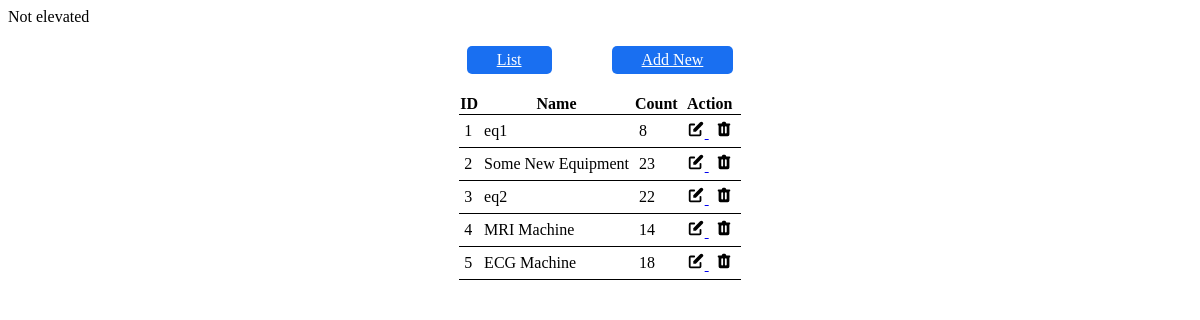
The page /views/dashboard/roles/admin/equipments/index.php on the database its author committed.
### tables this page shows
CREATE TABLE `equipments` (
  `id` int NOT NULL,
  `name` varchar(255) NOT NULL,
  `count` int NOT NULL
);

### repository/database.php (called while the page is built, shortened)
<?php
function getConnection()
{
	$db_host = getenv('DB_HOST');
	$db_name = getenv('DB_NAME');
	$db_user = getenv('DB_USER');
	$db_password = getenv('DB_PASSWORD');
	$connection = new mysqli($db_host, $db_user, $db_password, $db_name);
	return $connection;
}
function queryToAssocArray($sql)
{
	try {
		$con = getConnection();
		return $con->query($sql)->fetch_all(MYSQLI_ASSOC);
	} catch (Exception $error) {
		alertMsg($error->getMessage());
		return null;
	}
}

### repository/EquipmentRepo.php (called while the page is built, shortened)
<?php
require_once('database.php');
function getAllEquipments()
{
	return queryToAssocArray("select * from equipments");
}

### views/dashboard/roles/admin/equipments/list.php (the view, shortened to what this page needs)
<table>
	<tr>
		<th>ID</th>
		<th>Name</th>
		<th>Count</th>
		<th>Action</th>
	</tr>
	<?php
	for ($i = 0; $i < count($equipments); ++$i) {
	?>
		<tr>
			<td><?= $equipments[$i]['id'] ?></td>
			<td><?= $equipments[$i]['name'] ?></td>
			<td><?= $equipments[$i]['count'] ?></td>
			<td>
				<a class="btnAction" href="roles/admin/equipments/edit.php?id=<?= $equipments[$i]['id'] ?>">
				</a>
				<a class="btnAction" href="<?= "/app/controllers/admin/deleteEquipment.php?id=" . $equipments[$i]['id'] ?>">
				</a>
			</td>
		</tr>
	<?php
	}
	?>
</table>

### views/dashboard/roles/admin/equipments/list.php (style rules this page uses)
table { border-collapse: collapse; }
tr { border-bottom: 0.5px solid; }
td { padding: 5px; }
.btnAction { padding: 1px 2px; margin: 0 1px; }
.actionSvg { width: 18px; color: black; }

### rows shown on the page
equipments: id "1", name "eq1", count "8"
equipments: id "2", name "Some New Equipment", count "23"
equipments: id "3", name "eq2", count "22"
equipments: id "4", name "MRI Machine", count "14"
equipments: id "5", name "ECG Machine", count "18"
